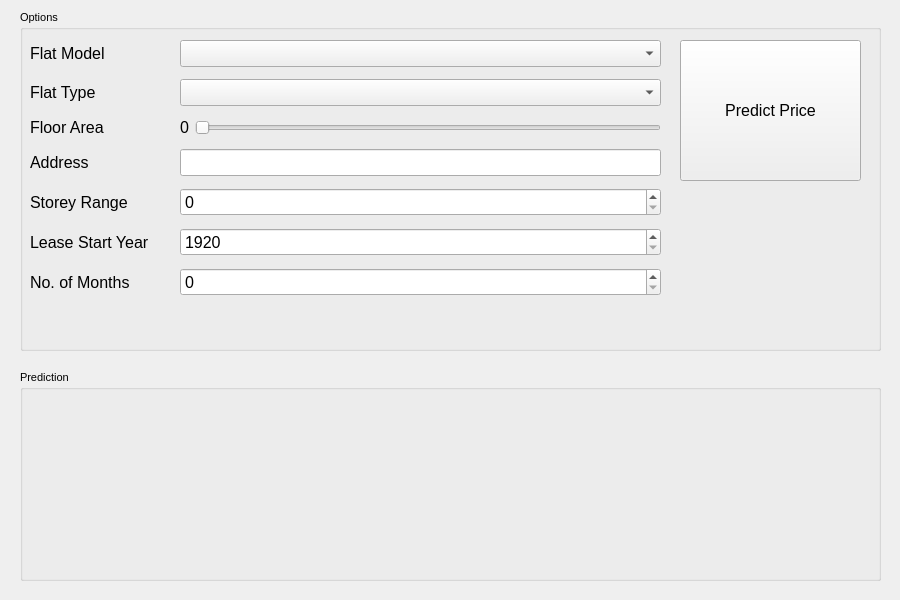
<?xml version="1.0" encoding="UTF-8"?>
<ui version="4.0">
 <class>MainWindow</class>
 <widget class="QMainWindow" name="MainWindow">
  <property name="enabled">
   <bool>true</bool>
  </property>
  <property name="geometry">
   <rect>
    <x>0</x>
    <y>0</y>
    <width>900</width>
    <height>600</height>
   </rect>
  </property>
  <property name="sizePolicy">
   <sizepolicy hsizetype="Fixed" vsizetype="Fixed">
    <horstretch>0</horstretch>
    <verstretch>0</verstretch>
   </sizepolicy>
  </property>
  <property name="minimumSize">
   <size>
    <width>900</width>
    <height>600</height>
   </size>
  </property>
  <property name="maximumSize">
   <size>
    <width>900</width>
    <height>600</height>
   </size>
  </property>
  <property name="font">
   <font>
    <pointsize>10</pointsize>
   </font>
  </property>
  <property name="windowTitle">
   <string>MainWindow</string>
  </property>
  <widget class="QWidget" name="centralwidget">
   <property name="enabled">
    <bool>true</bool>
   </property>
   <property name="sizePolicy">
    <sizepolicy hsizetype="Fixed" vsizetype="Fixed">
     <horstretch>0</horstretch>
     <verstretch>0</verstretch>
    </sizepolicy>
   </property>
   <property name="font">
    <font>
     <pointsize>6</pointsize>
    </font>
   </property>
   <widget class="QGroupBox" name="groupBox">
    <property name="geometry">
     <rect>
      <x>20</x>
      <y>10</y>
      <width>861</width>
      <height>341</height>
     </rect>
    </property>
    <property name="font">
     <font>
      <pointsize>8</pointsize>
      <weight>50</weight>
      <bold>false</bold>
     </font>
    </property>
    <property name="title">
     <string>Options</string>
    </property>
    <widget class="QWidget" name="formLayoutWidget_7">
     <property name="geometry">
      <rect>
       <x>10</x>
       <y>30</y>
       <width>631</width>
       <height>282</height>
      </rect>
     </property>
     <layout class="QFormLayout" name="formLayout_7">
      <property name="horizontalSpacing">
       <number>30</number>
      </property>
      <property name="verticalSpacing">
       <number>12</number>
      </property>
      <property name="rightMargin">
       <number>0</number>
      </property>
      <item row="0" column="0">
       <widget class="QLabel" name="flat_Model">
        <property name="font">
         <font>
          <pointsize>12</pointsize>
          <weight>50</weight>
          <bold>false</bold>
         </font>
        </property>
        <property name="text">
         <string>Flat Model</string>
        </property>
        <property name="margin">
         <number>2</number>
        </property>
       </widget>
      </item>
      <item row="0" column="1">
       <widget class="QComboBox" name="flat_Type_List">
        <property name="font">
         <font>
          <pointsize>12</pointsize>
          <weight>50</weight>
          <bold>false</bold>
         </font>
        </property>
        <property name="editable">
         <bool>false</bool>
        </property>
        <property name="frame">
         <bool>true</bool>
        </property>
       </widget>
      </item>
      <item row="1" column="0">
       <widget class="QLabel" name="flat_Type">
        <property name="font">
         <font>
          <pointsize>12</pointsize>
          <weight>50</weight>
          <bold>false</bold>
         </font>
        </property>
        <property name="text">
         <string>Flat Type</string>
        </property>
        <property name="margin">
         <number>2</number>
        </property>
       </widget>
      </item>
      <item row="1" column="1">
       <widget class="QComboBox" name="flat_Model_List">
        <property name="font">
         <font>
          <pointsize>12</pointsize>
          <weight>50</weight>
          <bold>false</bold>
         </font>
        </property>
       </widget>
      </item>
      <item row="3" column="0">
       <widget class="QLabel" name="address_Label">
        <property name="font">
         <font>
          <pointsize>12</pointsize>
          <weight>50</weight>
          <bold>false</bold>
         </font>
        </property>
        <property name="text">
         <string>Address</string>
        </property>
        <property name="margin">
         <number>2</number>
        </property>
       </widget>
      </item>
      <item row="3" column="1">
       <widget class="QLineEdit" name="address_Box">
        <property name="font">
         <font>
          <pointsize>12</pointsize>
          <weight>50</weight>
          <bold>false</bold>
         </font>
        </property>
       </widget>
      </item>
      <item row="4" column="0">
       <widget class="QLabel" name="storey_Range">
        <property name="font">
         <font>
          <pointsize>12</pointsize>
          <weight>50</weight>
          <bold>false</bold>
         </font>
        </property>
        <property name="frameShape">
         <enum>QFrame::NoFrame</enum>
        </property>
        <property name="text">
         <string>Storey Range</string>
        </property>
        <property name="margin">
         <number>2</number>
        </property>
       </widget>
      </item>
      <item row="4" column="1">
       <widget class="QSpinBox" name="storey_Range_Box">
        <property name="font">
         <font>
          <pointsize>12</pointsize>
          <weight>50</weight>
          <bold>false</bold>
         </font>
        </property>
       </widget>
      </item>
      <item row="5" column="0">
       <widget class="QLabel" name="lease_Label">
        <property name="font">
         <font>
          <pointsize>12</pointsize>
          <weight>50</weight>
          <bold>false</bold>
         </font>
        </property>
        <property name="text">
         <string>Lease Start Year</string>
        </property>
        <property name="margin">
         <number>2</number>
        </property>
       </widget>
      </item>
      <item row="5" column="1">
       <widget class="QSpinBox" name="lease_Box">
        <property name="font">
         <font>
          <pointsize>12</pointsize>
          <weight>50</weight>
          <bold>false</bold>
         </font>
        </property>
        <property name="minimum">
         <number>1920</number>
        </property>
        <property name="maximum">
         <number>2100</number>
        </property>
       </widget>
      </item>
      <item row="2" column="0">
       <widget class="QLabel" name="floor_Area">
        <property name="font">
         <font>
          <pointsize>12</pointsize>
          <weight>50</weight>
          <bold>false</bold>
         </font>
        </property>
        <property name="text">
         <string>Floor Area</string>
        </property>
        <property name="margin">
         <number>2</number>
        </property>
       </widget>
      </item>
      <item row="2" column="1">
       <layout class="QHBoxLayout" name="horizontalLayout">
        <item>
         <widget class="QLabel" name="label">
          <property name="font">
           <font>
            <pointsize>12</pointsize>
            <weight>50</weight>
            <bold>false</bold>
           </font>
          </property>
          <property name="text">
           <string>0</string>
          </property>
         </widget>
        </item>
        <item>
         <widget class="QLabel" name="emtpy_spacer_Label">
          <property name="text">
           <string/>
          </property>
         </widget>
        </item>
        <item>
         <widget class="QSlider" name="horizontalSlider">
          <property name="font">
           <font>
            <pointsize>6</pointsize>
            <weight>50</weight>
            <bold>false</bold>
           </font>
          </property>
          <property name="maximum">
           <number>999</number>
          </property>
          <property name="singleStep">
           <number>1</number>
          </property>
          <property name="pageStep">
           <number>100</number>
          </property>
          <property name="tracking">
           <bool>true</bool>
          </property>
          <property name="orientation">
           <enum>Qt::Horizontal</enum>
          </property>
          <property name="invertedAppearance">
           <bool>false</bool>
          </property>
          <property name="invertedControls">
           <bool>false</bool>
          </property>
         </widget>
        </item>
       </layout>
      </item>
      <item row="6" column="0">
       <widget class="QLabel" name="months_Label">
        <property name="font">
         <font>
          <pointsize>12</pointsize>
          <weight>50</weight>
          <bold>false</bold>
         </font>
        </property>
        <property name="text">
         <string>No. of Months</string>
        </property>
        <property name="margin">
         <number>2</number>
        </property>
       </widget>
      </item>
      <item row="6" column="1">
       <widget class="QSpinBox" name="months_Box">
        <property name="font">
         <font>
          <pointsize>12</pointsize>
          <weight>50</weight>
          <bold>false</bold>
         </font>
        </property>
        <property name="maximum">
         <number>999</number>
        </property>
       </widget>
      </item>
     </layout>
    </widget>
    <widget class="QPushButton" name="predictButton">
     <property name="geometry">
      <rect>
       <x>660</x>
       <y>30</y>
       <width>181</width>
       <height>141</height>
      </rect>
     </property>
     <property name="font">
      <font>
       <pointsize>12</pointsize>
      </font>
     </property>
     <property name="text">
      <string>Predict Price</string>
     </property>
    </widget>
   </widget>
   <widget class="QGroupBox" name="groupBox_2">
    <property name="geometry">
     <rect>
      <x>20</x>
      <y>370</y>
      <width>861</width>
      <height>211</height>
     </rect>
    </property>
    <property name="font">
     <font>
      <pointsize>8</pointsize>
     </font>
    </property>
    <property name="title">
     <string>Prediction</string>
    </property>
    <widget class="QWidget" name="verticalLayoutWidget">
     <property name="geometry">
      <rect>
       <x>20</x>
       <y>30</y>
       <width>821</width>
       <height>161</height>
      </rect>
     </property>
     <layout class="QVBoxLayout" name="verticalLayout">
      <item>
       <widget class="QLabel" name="prediction_Label">
        <property name="font">
         <font>
          <family>MS Shell Dlg 2</family>
          <pointsize>24</pointsize>
         </font>
        </property>
        <property name="text">
         <string/>
        </property>
        <property name="alignment">
         <set>Qt::AlignCenter</set>
        </property>
       </widget>
      </item>
     </layout>
    </widget>
   </widget>
  </widget>
 </widget>
 <resources/>
 <connections>
  <connection>
   <sender>horizontalSlider</sender>
   <signal>valueChanged(int)</signal>
   <receiver>label</receiver>
   <slot>setNum(int)</slot>
   <hints>
    <hint type="sourcelabel">
     <x>464</x>
     <y>149</y>
    </hint>
    <hint type="destinationlabel">
     <x>224</x>
     <y>151</y>
    </hint>
   </hints>
  </connection>
 </connections>
</ui>
